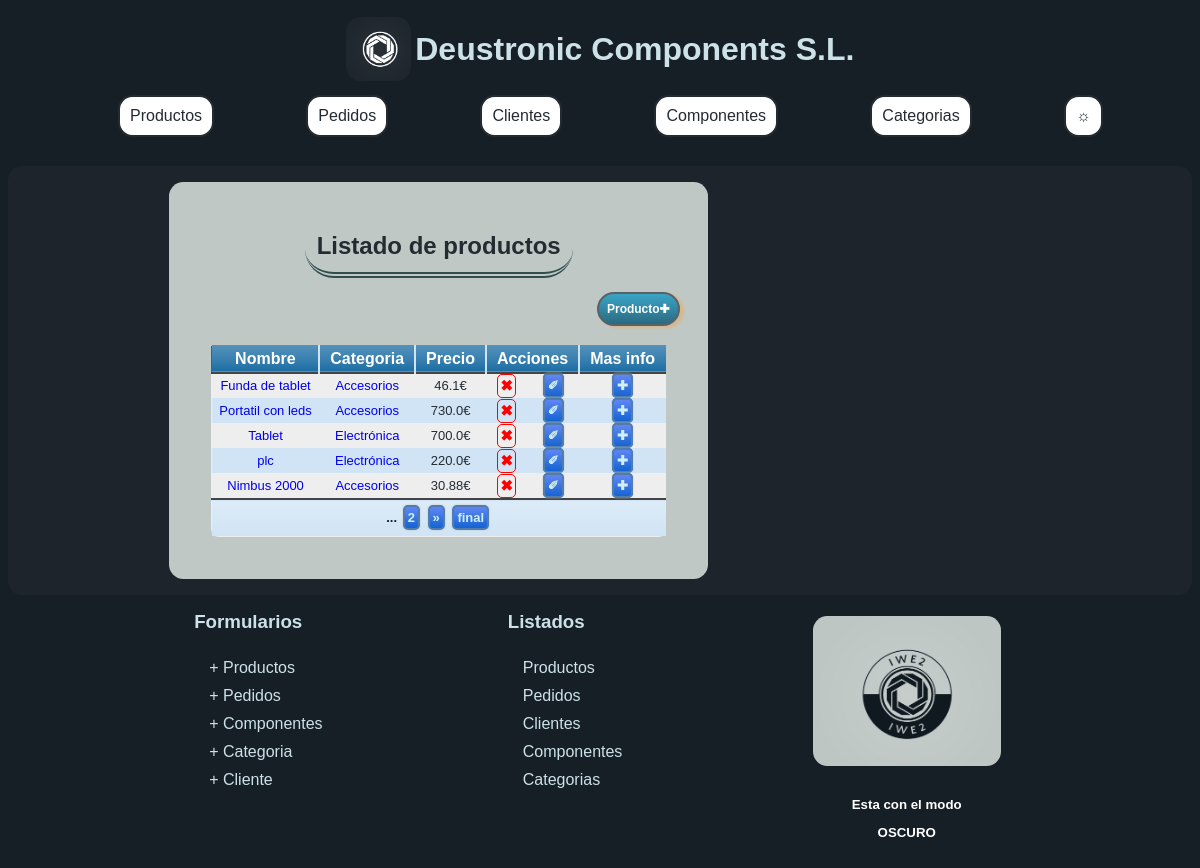
Page /appProyecto/productos/ on the earlier database version.
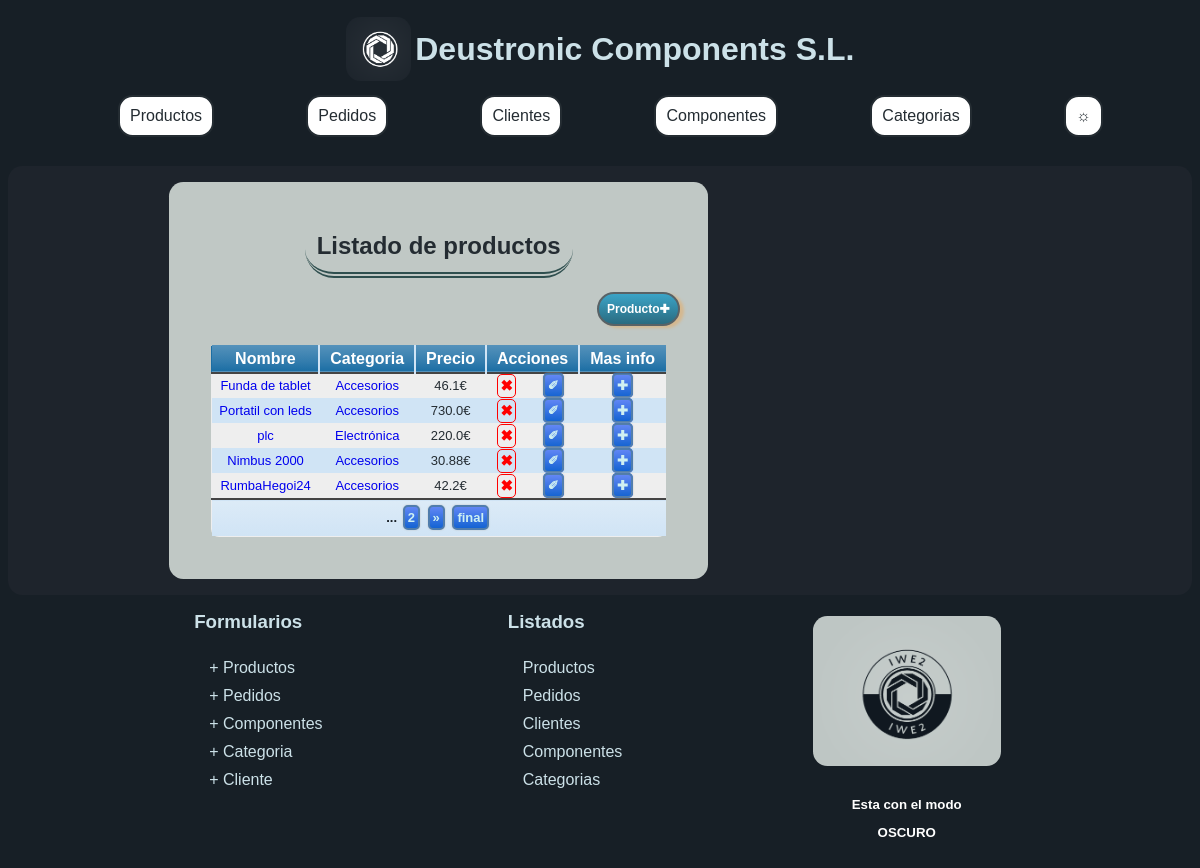
Same page on the later database version.
### appProyecto/models.py (models this page shows, shortened)
class Producto(models.Model):
    precio = models.FloatField(
        default=0,
        validators=[
            MinValueValidator(0)
        ]
     )
    nombre = models.CharField(max_length=200)
    descripcion = models.CharField(max_length=1000)
    categoria = models.ForeignKey(Categoria, on_delete=models.CASCADE)
    componente = models.ManyToManyField(Componente, through="Elemento")

class Categoria(models.Model):
    descripcion = models.CharField(max_length=1000)
    nombre = models.CharField(max_length=100, unique=True)
    def __str__(self):
        return self.nombre

### appProyecto/views.py (the view)
# urls.py: path('productos/', views.ProductosListView.as_view(), name='lista productos'),
class ProductosListView(ListView):
    model = Producto
    context_object_name = 'productos'
    paginate_by = 5

### appProyecto/templates/appProyecto/producto_list.html (shortened to what this page needs)
{% extends "base.html" %}
{% load static %}
{% block contenido %}
<div class="content">
  <div class="tablasList">  <h2>Listado de productos</h2>
<a href="{%url 'crear producto'%}" class="button">Producto✚</a>
    {% if object_list %}
  <table class="blueTable">
      <thead>
        <tr>
          <th>Nombre</th>
          <th>Categoria</th>
          <th>Precio</th>
          <th colspan="2">Acciones</th>
          <th>Mas info</th>
        </tr>
      </thead>
      <tbody>
        {% for producto in object_list %}
        <tr id="{{producto.id}}">
          <td>
            <a href="{% url 'detalle producto' producto.id %}">
              {{producto.nombre}}</a>
          </td>
          <td>            <a href="{% url 'detalle categoria' producto.categoria.id %}">
            {{producto.categoria}}</a></td>
            <td>{{producto.precio}}€</td>
            <td>
              <a href="/appProyecto/productos/{{producto.id}}/delete/" class="buttonBorrar">✖</a
              >
            </td>
            <td>
              <a href="/appProyecto/productos/{{producto.id}}/update/" class="buttonAccion">✐</a
              >
            </td>
            <td>
              <a class="buttonAccion btnMasInfo">✚</a
              >
        </td>
        </tr>
        {% endfor %}
      </tbody>
      {% if page_obj.paginator.num_pages > 1  %}
      <tfoot>
        <tr>
          <td colspan="6">
            <div class="links">
              {% for i in page_obj.paginator.page_range %}
              {% if i == page_obj.number %}
              ...
              {% else %}
                      <a href="?page={{ i }}">{{ i }}</a>
              {% endif %}
             {% endfor %}
              {% if page_obj.has_next %}
        <a href="?page={{ page_obj.next_page_number }}">&raquo;</a>
        <a href="?page={{ page_obj.paginator.num_pages }}">final</a>
        {% endif %}
            </div>
          </td>
        </tr>
      </tfoot>
      {% endif %}
        </table>
    {% else %}
    <div class="tituloPropiedad"> NO EXISTE NINGUN PRODUCTO</div>
    {% endif %}
  </div </div>
  </div>  <div id="cuadroInformacion" disable = "true"></div>
 {% endblock %}

Differences in the rows shown:
removed Producto: nombre "Tablet", categoria "Electrónica", precio "700.0"
now on this page (row unchanged): Producto: nombre "RumbaHegoi24", categoria "Accesorios", precio "42.2"
